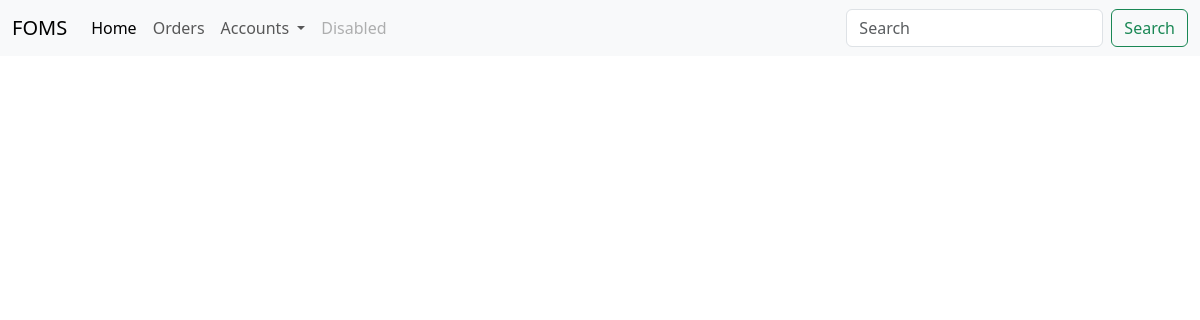
The page /tracks?foid=1 on the database as committed earlier.
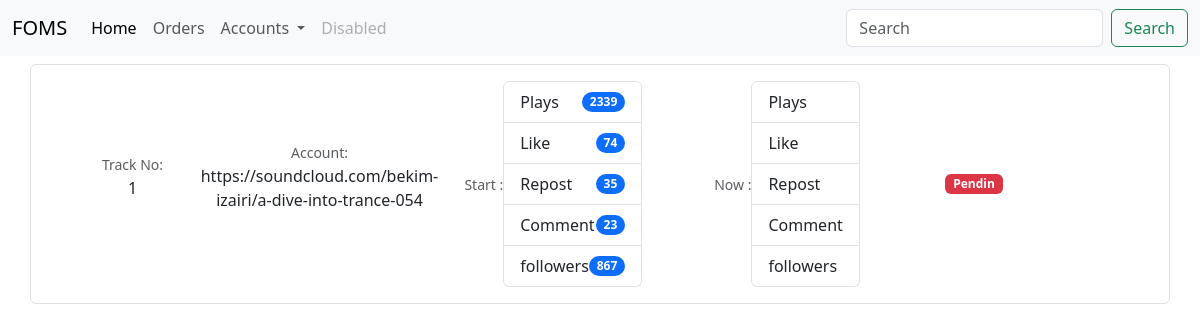
The same page on the database as committed later.
### website/models.py (models this page shows)
class SoundcloudTrack(db.Model):
    soundcloud_id = db.Column(db.Integer, primary_key=True)
    soundcloud_track = db.Column(db.String, nullable=False)
    plays = db.Column(db.Integer)
    likes = db.Column(db.Integer)
    repost = db.Column(db.Integer)
    comments = db.Column(db.Integer)
    followers = db.Column(db.Integer)
    foid = db.Column(db.Integer, db.ForeignKey('fiverr_order.foid'))

### website/views.py (the view)
@views.route('/tracks', methods=['GET', 'POST'])
def load_track():
    if request.method == 'GET':
        foid = request.args.get('foid', '')
        soundcloud_track = SoundcloudTrack.query.filter_by(
            foid=foid).all()
        return render_template('tracks.html', tracks=soundcloud_track)
    return render_template('tracks.html')

### website/templates/tracks.html (shortened to what this page needs)
{% extends "base.html"%}{%block title%}Orders{%endblock%} {% block content%}
{%for track in tracks %}
<div class="container">
  <div class="row my-2 border rounded p-2">
    <div
      class="col-md-2 d-flex align-items-center justify-content-center custom-column"
    >
      <p class="text-center">
        <small class="text-body-secondary">Track No:</small
        ><br />{{track['soundcloud_id']}}
      </p>
    </div>
    <div
      class="col-md-2 d-flex align-items-center justify-content-center custom-column"
    >
      <p class="text-center">
        <small class="text-body-secondary">Account:</small
        ><br />{{track['soundcloud_track']}}
      </p>
    </div>
    <div
      class="col-md-3 d-flex align-items-center justify-content-center custom-column"
    >
      <small class="text-body-secondary">Start :</small>
      <ul class="list-group">
        <li
          class="list-group-item d-flex justify-content-between align-items-center"
        >
          Plays
          <span class="badge bg-primary rounded-pill">{{track['plays']}}</span>
        </li>
        <li
          class="list-group-item d-flex justify-content-between align-items-center"
        >
          Like
          <span class="badge bg-primary rounded-pill">{{track['likes']}}</span>
        </li>
        <li
          class="list-group-item d-flex justify-content-between align-items-center"
        >
          Repost
          <span class="badge bg-primary rounded-pill">{{track['repost']}}</span>
        </li>
        <li
          class="list-group-item d-flex justify-content-between align-items-center"
        >
          Comment
          <span class="badge bg-primary rounded-pill"
            >{{track['comments']}}</span
          >
        </li>
        <li
          class="list-group-item d-flex justify-content-between align-items-center"
        >
          followers
          <span class="badge bg-primary rounded-pill"
            >{{track['followers']}}</span
          >
        </li>
      </ul>
    </div>
    <div
      class="col-md-2 d-flex align-items-center justify-content-center custom-column"
    >
      <small class="text-body-secondary">Now :</small>
      <ul class="list-group">
        <li
          class="list-group-item d-flex justify-content-between align-items-center"
        >
          Plays
        </li>
        <li
          class="list-group-item d-flex justify-content-between align-items-center"
        >
          Like
        </li>
        <li
          class="list-group-item d-flex justify-content-between align-items-center"
        >
          Repost
        </li>
        <li
          class="list-group-item d-flex justify-content-between align-items-center"
        >
          Comment
        </li>
        <li
          class="list-group-item d-flex justify-content-between align-items-center"
        >
          followers
        </li>
      </ul>
    </div>
    <div
      class="col-md-2 d-flex align-items-center justify-content-center custom-column"
    >
      <span class="badge text-bg-danger">Pendin</span>
    </div>
  </div>
</div>
{% endfor %}{%endblock%}

### website/templates/base.html (shortened to what this page needs)
<!DOCTYPE html>
<html lang="en">
  <head>
    <link
      href="https://cdn.jsdelivr.net/npm/bootstrap@5.3.2/dist/css/bootstrap.min.css"
      rel="stylesheet"
    />
  </head>
  <body>
    <nav class="navbar navbar-expand-lg bg-body-tertiary">
      <div class="container-fluid">
        <a class="navbar-brand" href="#">FOMS</a>
        <div class="collapse navbar-collapse" id="navbarSupportedContent">
          <ul class="navbar-nav me-auto mb-2 mb-lg-0">
            <li class="nav-item">
              <a class="nav-link active" aria-current="page" href="/">Home</a>
            </li>
            <li class="nav-item">
              <a class="nav-link" href="/order">Orders</a>
            </li>
            <li class="nav-item dropdown">
              <a
                class="nav-link dropdown-toggle"
                href="#"
                role="button"
                data-bs-toggle="dropdown"
                aria-expanded="false"
              >
                Accounts
              </a>
            </li>
            <li class="nav-item">
              <a class="nav-link disabled" aria-disabled="true">Disabled</a>
            </li>
          </ul>
          <form class="d-flex" role="search">
            <input
              class="form-control me-2"
              type="search"
              placeholder="Search"
              aria-label="Search"
            />
            <button class="btn btn-outline-success" type="submit">
              Search
            </button>
          </form>
        </div>
      </div>
    </nav>
    {% block content %} {%endblock%}
  </body>
</html>

### website/templates/tracks.html (style rules this page uses)
.custom-column { padding: 0.5rem; margin: 0; }

Rows that differ between the two databases and show on the page:
added SoundcloudTrack: soundcloud_id "1", soundcloud_track "https://soundcloud.com/bekim-izairi/a-dive-into-trance-054", plays "2339", likes "74", repost "35", comments "23", followers "867"
